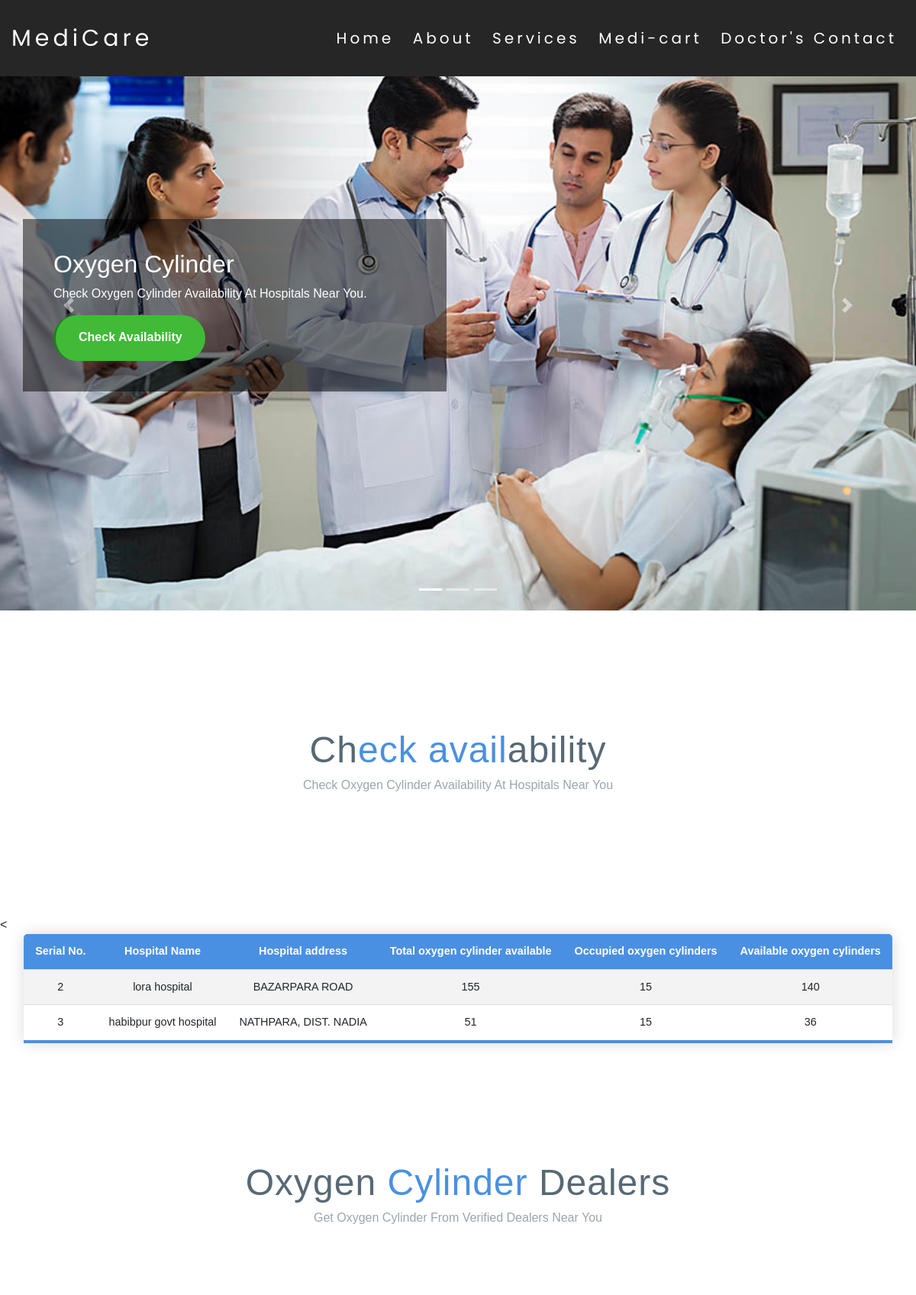
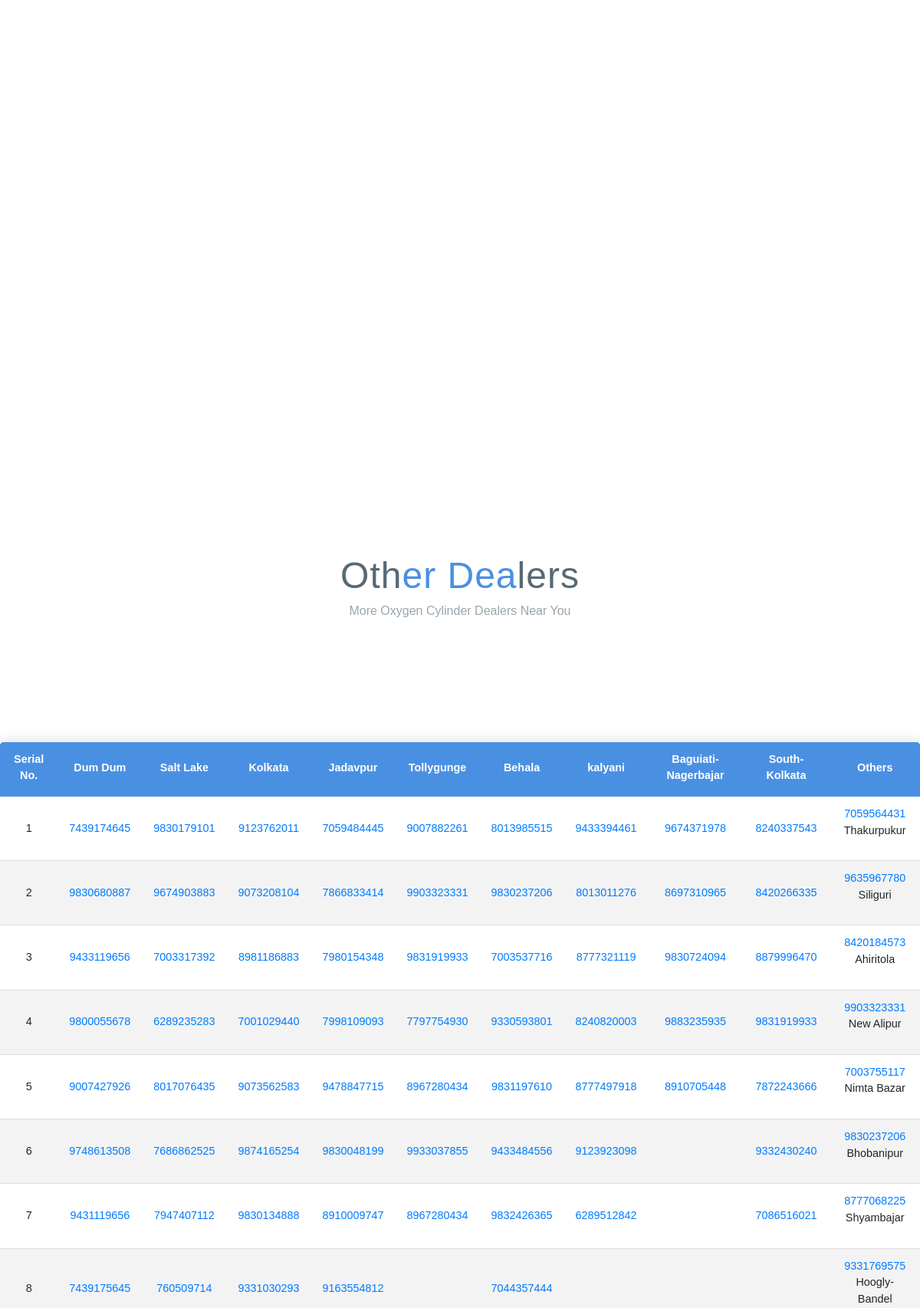
Screenshot of /02/o2.php (upper part) with the database file from the repository (2 pictures, top to bottom).
### tables this page shows
CREATE TABLE `hospital_info` (
  `id` int(255) NOT NULL,
  `h_name` varchar(255) NOT NULL,
  `h_address` varchar(255) NOT NULL,
  `ph1` int(10) NOT NULL,
  `email` varchar(255) NOT NULL,
  `Crt_tbed` int(255) NOT NULL,
  `Crt_ocbed` int(255) NOT NULL,
  `Crt_avlbed` int(255) NOT NULL,
  `Crt_to2` int(100) NOT NULL,
  `Crt_oco2` int(255) NOT NULL,
  `Crt_avlo2` int(255) NOT NULL,
  `username` int(255) NOT NULL,
  `password` varchar(255) NOT NULL,
  `password_2` varchar(255) NOT NULL
);

### 02/o2.php (the view, shortened to what this page needs)
<!DOCTYPE html>
<html>
<head>
	  <link rel="stylesheet" href="https://stackpath.bootstrapcdn.com/bootstrap/4.3.1/css/bootstrap.min.css">
    <link rel="stylesheet" href="https://cdnjs.cloudflare.com/ajax/libs/animate.css/3.7.2/animate.min.css">
    <link rel="stylesheet" href="https://cdnjs.cloudflare.com/ajax/libs/font-awesome/5.14.0/css/all.min.css" />
    <link rel="stylesheet" href="plugins/mixup-icon/style.css">
    <link href="https://unpkg.com/aos@2.3.1/dist/aos.css" rel="stylesheet">
   <link rel="stylesheet" href="https://unpkg.com/aos@next/dist/aos.css" />
	<link rel="stylesheet" href="styleb.css">
</head>
<body>
	<div class="box-area">
		<header>
			<div class="wrapper">
				<div class="logo">
					<a href="#">MediCare</a>
				</div>
				<nav>
					<a href="../index.php">Home</a> <a href="#">About</a> <a href="../index.php">Services</a> <a href="../cart/cartindex.html">Medi-cart</a> <a href="../doctors contact.html">Doctor's Contact</a>
				</nav>
			</div>
		</header>
	<div class="container-fluid p-0">
    <div id="carousel" class="carousel slide hero-slides" data-ride="carousel">
      <ol class="carousel-indicators">
        <li class="active" data-target="#carousel" data-slide-to="0"></li>
        <li data-target="#carousel" data-slide-to="1"></li>
        <li data-target="#carousel" data-slide-to="2"></li>
      </ol>
      <div class="carousel-inner" role="listbox">
        <div class="carousel-item active bed">
          <div class="container h-100 d-md-block">
            <div class="row align-items-center h-100">
              <div class="col-12 col-md-9 col-lg-7 col-xl-6">
                <div class="caption animated fadeIn">
                  <h2 class="animated fadeInLeft">Oxygen Cylinder</h2>
                  <p class="animated fadeInRight">Check Oxygen Cylinder Availability At Hospitals Near You.</p>
                  <a class="animated fadeInUp btn delicious-btn" href="#check-heading">Check availability</a>
                </div>
              </div>
            </div>
          </div>
        </div>
      </div>
      <a class="carousel-control-prev" href="#carousel" role="button" data-slide="prev">
        <span class="carousel-control-prev-icon" aria-hidden="true"></span>
      </a>
      <a class="carousel-control-next" href="#carousel" role="button" data-slide="next">
        <span class="carousel-control-next-icon" aria-hidden="true"></span>
      </a>
    </div>
</div>
<section class="check" data-aos="fade-up">
  <div class="c-heading">
    <div id="check-heading">
  <h1>Ch<font color="4a90e2">eck avail</font>ability </h1>
<p> Check Oxygen Cylinder Availability At Hospitals Near You </p>
  </div>
</div>
</section>
<table  data-aos="fade-up" >
    <tr>
     <<th>Serial No.</th>
      <th>Hospital Name</th>
       <th>Hospital address</th>
        <th>Total oxygen cylinder available</th>
         <th>Occupied oxygen cylinders</th>
          <th>Available oxygen cylinders</th>
         </tr>
         <?php
          $conn = mysqli_connect ("localhost","root","","medi_care");
$sql= "SELECT id, h_name, h_address, Crt_to2, Crt_oco2, Crt_avlo2 from hospital_info";
$result = $conn-> query($sql);
if ($result-> num_rows > 0)
{
  while ($row=$result-> fetch_assoc() ) {
echo "<tr><td>". $row["id"]. "</td><td>". $row["h_name"] ."</td><td>" .     $row["h_address"] . "</td><td>". $row["Crt_to2"]. "</td><td>".
$row["Crt_oco2"] ."</td><td>". $row["Crt_avlo2"] ."</td></tr>";
}
echo "</table>";
}
else {
  echo "0 result";
}
?>
<section class="services" data-aos="fade-up">
  <div class="s-heading">
  <h1>Oxygen <font color="#4a90e2"> Cylinder</font> Dealers</h1>
  <p>Get Oxygen Cylinder From Verified Dealers Near You</p>
  </div>
</section>
<section id="services" data-aos="flip-right" ata-aos-easing="linear"
     data-aos-duration="1500">
    <div class ="service-1" data-aos="fade-up">
      <div class="row-services">
        <div class="features-row">
      <div class="feature-col">
      <img src="img/oxy_deal1.jpg" >
</div>
 <div class="feature-col">
      <img src="img/oxy_deal2.jpg">
    </div>
   <div class="feature-col">
            <img src="img/oxy_deal3.jpg">
    </div>
</section>
<section class="dealers" data-aos="fade-up">
  <div class="d-heading">
  <h1>Oth<font color="#4a90e2">er Dea</font>lers</h1>
<p> More Oxygen Cylinder Dealers Near You </p>
  </div>
</section>
<table class="content-table" data-aos="fade-up" >
  <thead>
    <tr>
      <th>Serial No.</th>
      <th>Dum Dum</th>
      <th>Salt Lake</th>
      <th>Kolkata</th>
      <th> Jadavpur</th>
      <th> Tollygunge</th>
      <th> Behala</th>
      <th> kalyani</th>
      <th> Baguiati-Nagerbajar</th>
      <th> South-Kolkata</th>
      <th> Others</th>
    </tr>
  </thead>
  <tbody>
    <tr>
      <td>1</td>
      <td><a href="tel:7439174645 ">7439174645 </a></td>
      <td><a href="tel:9830179101 ">9830179101 </a></td>
      <td><a href="tel:9123762011 ">9123762011 </a></td>
      <td><a href="tel:7059484445">7059484445</a></td>
      <td><a href="tel:9007882261">9007882261</a></td>
      <td><a href="tel:8013985515">8013985515</a></td>
      <td><a href="tel:9433394461">9433394461</a></td>
      <td><a href="tel:9674371978">9674371978</a></td>
      <td><a href="tel:8240337543">8240337543</a></td>
      <td><a href="tel:7059564431">7059564431</a> <p>Thakurpukur </p></td>
    </tr>
    <tr>
      <td>2</td>
      <td><a href="tel:9830680887">9830680887</a></td>
      <td><a href="tel:9674903883">9674903883</a></td>
      <td><a href="tel:9073208104 ">9073208104 </a></td>
      <td><a href="tel:7866833414">7866833414</a></td>
      <td><a href="tel:9903323331">9903323331</a></td>
      <td><a href="tel:9830237206">9830237206</a></td>
      <td><a href="tel:8013011276">8013011276</a></td>
      <td><a href="tel:8697310965">8697310965</a></td>
      <td><a href="tel:8420266335 ">8420266335  </a></td>
      <td><a href="tel:9635967780 ">9635967780 </a><p> Siliguri</p></td>
    </tr>
    <tr>
      <td>3</td>
      <td><a href="tel:9433119656">9433119656</a></td>
      <td><a href="tel:7003317392">7003317392</a></td>
      <td><a href="tel:8981186883 ">8981186883 </a></td>
      <td><a href="tel:7980154348">7980154348</a></td>
      <td><a href="tel:9831919933 ">9831919933 </a></td>
      <td><a href="tel:7003537716">7003537716</a></td>
      <td><a href="tel:8777321119">8777321119</a></td>
      <td><a href="tel:9830724094">9830724094</a></td>
      <td><a href="tel:8879996470">8879996470</a></td>
      <td><a href="tel:8420184573 ">8420184573 </a> <p>Ahiritola</p></td>
    </tr>
    <tr>
      <td>4</td>
      <td><a href="tel:9800055678">9800055678</a></td>
      <td><a href="tel:6289235283">6289235283</a></td>
      <td><a href="tel:7001029440">7001029440</a></td>
      <td><a href="tel:7998109093">7998109093</a></td>
      <td><a href="tel:7797754930 ">7797754930 </a></td>
      <td><a href="tel:9330593801">9330593801</a></td>
      <td><a href="tel:8240820003">8240820003</a></td>
      <td><a href="tel:9883235935">9883235935</a></td>
      <td><a href="tel:9831919933">9831919933</a></td>
      <td><a href="tel:9903323331 ">9903323331 </a><p> New Alipur</p></td>
    </tr>
    <tr>
      <td>5</td>
      <td><a href="tel:9007427926">9007427926</a></td>
      <td><a href="tel:8017076435">8017076435</a></td>
      <td><a href="tel:9073562583">9073562583</a></td>
      <td><a href="tel:9478847715">9478847715</a></td>
      <td><a href="tel:8967280434">8967280434</a></td>
      <td><a href="tel:9831197610">9831197610</a></td>
      <td><a href="tel:8777497918">8777497918</a></td>
      <td><a href="tel:8910705448">8910705448</a></td>
      <td><a href="tel:7872243666  "> 7872243666  </a></td>
      <td><a href="tel:7003755117 ">7003755117 </a> <p>Nimta Bazar</p></td>
    </tr>
    <tr>
      <td>6</td>
      <td><a href="tel:9748613508">9748613508</a></td>
      <td><a href="tel:7686862525">7686862525</a></td>
      <td><a href="tel:9874165254">9874165254</a></td>
      <td><a href="tel:9830048199">9830048199</a></td>
      <td><a href="tel:9933037855">9933037855</a></td>
      <td><a href="tel:9433484556">9433484556</a></td>
      <td><a href="tel:9123923098">9123923098</a></td>
      <td><a href="tel:"></a></td>
      <td><a href="tel:9332430240 ">9332430240  </a></td>
      <td><a href="tel:9830237206 ">9830237206 </a> <p>Bhobanipur</p></td>
    </tr>
    <tr>
      <td>7</td>
      <td><a href="tel:9431119656">9431119656</a></td>
      <td><a href="tel:7947407112 "> 7947407112</a></td>
      <td><a href="tel:9830134888 ">9830134888 </a></td>
      <td><a href="tel:8910009747">8910009747</a></td>
      <td><a href="tel:8967280434">8967280434</a></td>
      <td><a href="tel:9832426365">9832426365</a></td>
      <td><a href="tel:6289512842">6289512842</a></td>
      <td><a href="tel:"></a></td>
      <td><a href="tel:7086516021">7086516021</a></td>
      <td><a href="tel:8777068225 ">8777068225 </a><p> Shyambajar</p></td>
    </tr>
    <tr>
      <td>8</td>
      <td><a href="tel:7439175645">7439175645</a></td>
      <td><a href="tel:760509714760509714">760509714</a></td>
      <td><a href="tel:9331030293"> 9331030293 </a></td>
      <td><a href="tel:9163554812">9163554812</a></td>
      <td><a href="tel:"></a></td>
      <td><a href="tel:7044357444">7044357444</a></td>
      <td><a href="tel:"></a></td>
      <td><a href="tel:"></a></td>
      <td><a href="tel:"> </td>
      <td><a href="tel:9331769575 ">9331769575 </a> <p>Hoogly-Bandel</p></td>
    </tr>
  </tbody>
</table>
</body>
</html>

### 02/styleb.css (style rules this page uses)
html { scroll-behavior: smooth; }
* { margin: 0; padding: 0; font-family: 'Poppins', sans-serif; }
.wrapper { width: 1170px; margin: 0 auto; }
header { height: 100px; background: #262626; width: 100%; z-index: 10; position: fixed; }
.logo { width: 30%; float: left; line-height: 100px; }
.logo a { text-decoration: none; font-size: 30px; font-family: poppins; color: #fff; letter-spacing: 5px; }
nav { float: right; line-height: 100px; }
nav a { text-decoration: none; font-family: poppins; letter-spacing: 4px; font-size: 20px; margin: 0 10px; color: #fff; }
#carousel .carousel-item.bed { background-image:url("img/1.jpg"); }
#carousel .carousel-item { height:100vh; width:100%; min-height:350px; background:no-repeat center center scroll; background-size:cover; }
#carousel .carousel-inner .carousel-item { transition:-webkit-transform 2s ease; transition:transform 2s ease; transition:transform 2s ease, -webkit-transform 2s ease; }
#carousel .carousel-item .caption { background:rgba(0,0,0,0.5); padding:40px; color:white; animation-duration: 1s; animation-delay: 2s; }
#carousel .caption h2 { animation-duration: 1s; animation-delay: 2s; }
#carousel .caption p { animation-duration: 1s; animation-delay: 2.2s; color: white; }
#carousel .caption a { animation-duration: 1s; animation-delay: 2.4s; }
.delicious-btn { display: inline-block; min-width:160px; height:60px; color:#fff; border:none; border-left:3px solid #1c8314; border-radius: 30px; padding:0 30px; font-size:16px; line-height:58px; font-weight:600; -webkit-transition-duration: 500ms; transition-duration: 500ms; text-transform: capitalize; background:#40ba37; }
.services { width:100%; height: 50vh; display: flex; flex-direction: column; justify-content: space-evenly; align-items: center; }
.s-heading { text-align:center; }
.s-heading h1 { color:#576975; font-size: 3rem; font-weight: 400; letter-spacing: 1px; margin: 0px; }
.s-heading p { color: rgba(87,105,117,0.60); font-size: 1rem; margin: 5px; text-align: center; }
.features-row { width: 90%; margin: auto; display: flex; align-items: center; }
.feature-col { flex-basis: 100%; text-align: center; vertical-align: middle; float: left; color: white; width: 33.33%; padding: 5px; transition: 0.5s; }
.feature-col img { width: 345px; border-radius: 10%; }
.features-row::after { content: ""; display: table; clear: both; }
.dealers { width:100%; height: 50vh; display: flex; flex-direction: column; justify-content: space-evenly; align-items: center; }
.d-heading { text-align:center; }
.d-heading h1 { color:#576975; font-size: 3rem; font-weight: 400; letter-spacing: 1px; margin: 0px; }
.d-heading p { color: rgba(87,105,117,0.60); font-size: 1rem; margin: 5px; text-align: center; }
* { font-family: sans-serif; }
.content-table { border-collapse: collapse; margin-left: auto; margin-right: auto; font-size: 0.9em; min-width: 400px; border-radius: 5px 5px 0 0; overflow: hidden; box-shadow: 0 0 20px rgba(0, 0, 0, 0.15); }
.content-table thead tr { background-color: #4a90e2; color: #ffffff; text-align: left; font-weight: bold; }
.content-table th, .content-table td { padding: 12px 15px; text-align: center; }
.content-table tbody tr { border-bottom: 1px solid #dddddd; }
.content-table tbody tr:nth-of-type(even) { background-color: #f3f3f3; }
.check { width:100%; height: 50vh; display: flex; flex-direction: column; justify-content: space-evenly; align-items: center; }
.c-heading { text-align:center; }
.c-heading h1 { color:#576975; font-size: 3rem; font-weight: 400; letter-spacing: 1px; margin: 0px; }
.c-heading p { color: rgba(87,105,117,0.60); font-size: 1rem; margin: 5px; text-align: center; }
.container { max-width: 1170px; margin:auto; }
.row { display: flex; flex-wrap: wrap; }

### 02/o2.php (style rules this page uses)
table { border-collapse: collapse; margin-left: auto; margin-right: auto; font-size: 0.9em; min-width: 400px; border-radius: 5px 5px 0 0; overflow: hidden; box-shadow: 0 0 20px rgba(0, 0, 0, 0.15); }
th { background-color: #4a90e2; color: #ffffff; text-align: left; font-weight: bold; }
td { padding: 12px 15px; text-align: center; }
th { padding: 12px 15px; text-align: center; }
tr { border-bottom: 1px solid #dddddd; }
tr:nth-of-type(even) { background-color: #f3f3f3; }
tr:last-of-type { border-bottom: 4px solid #4a90e2; }

### rows the page displays
hospital_info: id "2", h_name "lora hospital", h_address "BAZARPARA ROAD", Crt_to2 "155", Crt_oco2 "15", Crt_avlo2 "140"
hospital_info: id "3", h_name "habibpur govt hospital", h_address "NATHPARA, DIST. NADIA", Crt_to2 "51", Crt_oco2 "15", Crt_avlo2 "36"
